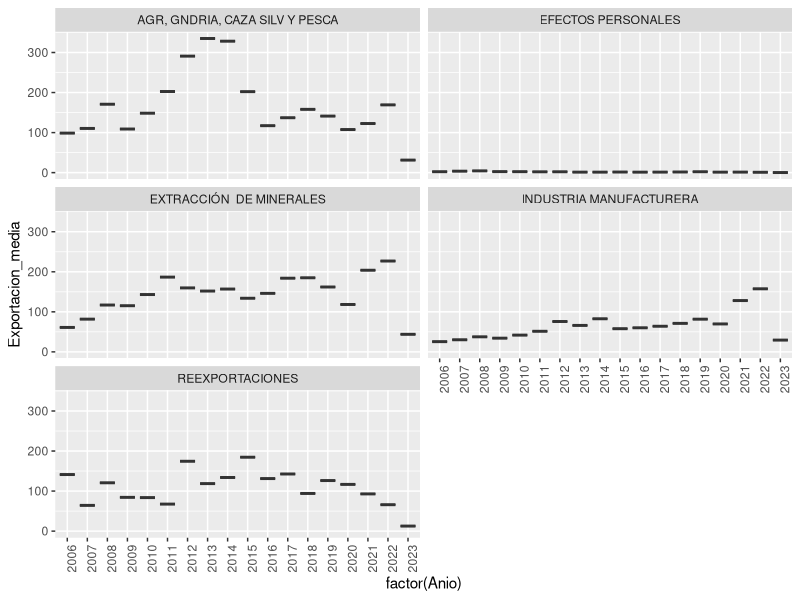

Write R code to recreate this figure.
## ---- chunk 1
library(tidyverse)
library(readxl)
setwd("~/Experto en ciencia de datos/Modulo 2/Proyecto fin de modulo 2")
## ---- chunk 2
datos_exp <- read_excel("exportaciones.xlsx")
datos_exp <- datos_exp%>%
mutate(Sector=fct_recode(Sector, "AGR, GNDRIA, CAZA SILV Y PESCA"= "AGRICULTURA, GANADERÍA, CAZA SILVICULTURA Y PESCA"))
## ---- chunk 3

## ---- chunk 4
datos_exp1 <- datos_exp%>%
mutate(Sector=as.factor(Sector))

datos_exp1 <- datos_exp1%>%
mutate_all(~replace(., is.na(.),0))

## ---- chunk 5
datos_exp1 <- datos_exp1%>%
    group_by(Anio, Sector)%>%
summarise(Exportacion_media=mean(Valor), n=n(),.groups='drop')

datos_exp1<-datos_exp1%>%
  filter(Anio>2005)
## ---- chunk 6
ggplot(datos_exp1, aes(factor(Anio), Exportacion_media, fill=Sector))+
geom_boxplot(show.legend = FALSE)+
facet_wrap(~Sector, ncol=2, nrow=5)+
theme(legend.position = "bottom", axis.text.x = element_text(angle = 90, hjust = 1))

